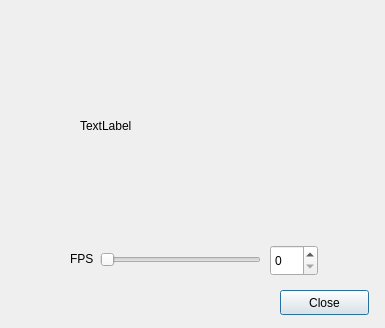
<?xml version="1.0" encoding="UTF-8"?>
<ui version="4.0">
 <class>PreviewWindow</class>
 <widget class="QDialog" name="PreviewWindow">
  <property name="geometry">
   <rect>
    <x>0</x>
    <y>0</y>
    <width>385</width>
    <height>328</height>
   </rect>
  </property>
  <property name="windowTitle">
   <string>Preview</string>
  </property>
  <widget class="QPushButton" name="closeButton">
   <property name="geometry">
    <rect>
     <x>280</x>
     <y>290</y>
     <width>89</width>
     <height>25</height>
    </rect>
   </property>
   <property name="text">
    <string>Close</string>
   </property>
  </widget>
  <widget class="QWidget" name="reviewWidget" native="true">
   <property name="geometry">
    <rect>
     <x>60</x>
     <y>10</y>
     <width>261</width>
     <height>231</height>
    </rect>
   </property>
   <widget class="QLabel" name="frameLabel">
    <property name="geometry">
     <rect>
      <x>20</x>
      <y>10</y>
      <width>211</width>
      <height>211</height>
     </rect>
    </property>
    <property name="text">
     <string>TextLabel</string>
    </property>
   </widget>
  </widget>
  <widget class="QSlider" name="fpsSlider">
   <property name="geometry">
    <rect>
     <x>100</x>
     <y>250</y>
     <width>161</width>
     <height>20</height>
    </rect>
   </property>
   <property name="orientation">
    <enum>Qt::Horizontal</enum>
   </property>
  </widget>
  <widget class="QLabel" name="fpsSliderLabel">
   <property name="geometry">
    <rect>
     <x>70</x>
     <y>250</y>
     <width>31</width>
     <height>17</height>
    </rect>
   </property>
   <property name="text">
    <string>FPS</string>
   </property>
  </widget>
  <widget class="QSpinBox" name="fpsSpinBox">
   <property name="geometry">
    <rect>
     <x>270</x>
     <y>245</y>
     <width>48</width>
     <height>31</height>
    </rect>
   </property>
  </widget>
 </widget>
 <resources/>
 <connections/>
</ui>
